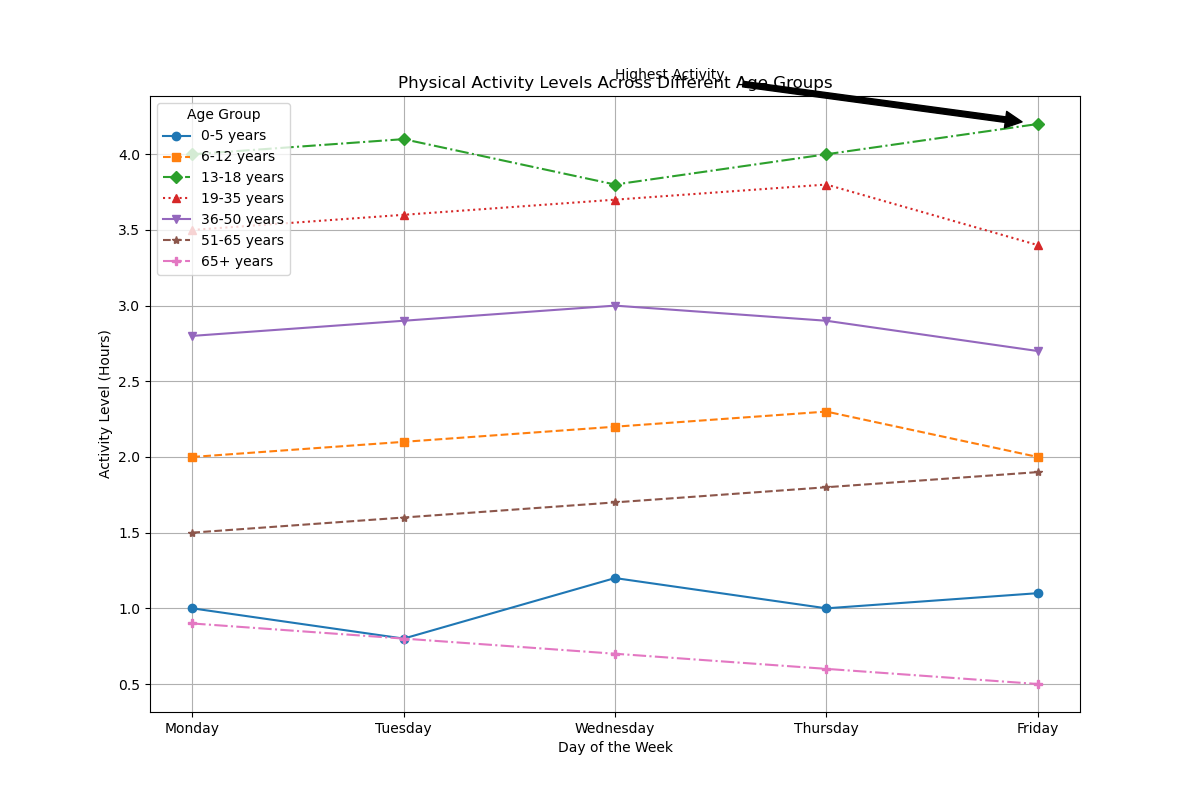

Generate this figure with Python:

import matplotlib.pyplot as plt

data = [
    {'Age Group': '0-5 years', 'Monday': 1.0, 'Tuesday': 0.8, 'Wednesday': 1.2, 'Thursday': 1.0, 'Friday': 1.1},
    {'Age Group': '6-12 years', 'Monday': 2.0, 'Tuesday': 2.1, 'Wednesday': 2.2, 'Thursday': 2.3, 'Friday': 2.0},
    {'Age Group': '13-18 years', 'Monday': 4.0, 'Tuesday': 4.1, 'Wednesday': 3.8, 'Thursday': 4.0, 'Friday': 4.2},
    {'Age Group': '19-35 years', 'Monday': 3.5, 'Tuesday': 3.6, 'Wednesday': 3.7, 'Thursday': 3.8, 'Friday': 3.4},
    {'Age Group': '36-50 years', 'Monday': 2.8, 'Tuesday': 2.9, 'Wednesday': 3.0, 'Thursday': 2.9, 'Friday': 2.7},
    {'Age Group': '51-65 years', 'Monday': 1.5, 'Tuesday': 1.6, 'Wednesday': 1.7, 'Thursday': 1.8, 'Friday': 1.9},
    {'Age Group': '65+ years', 'Monday': 0.9, 'Tuesday': 0.8, 'Wednesday': 0.7, 'Thursday': 0.6, 'Friday': 0.5}
]

days = list(data[0].keys())[1:]

plt.figure(figsize=(12, 8))

markers = ['o', 's', 'D', '^', 'v', '*', 'P']
linestyles = ['-', '--', '-.', ':', '-', '--', '-.']
colors = ['#1f77b4', '#ff7f0e', '#2ca02c', '#d62728', '#9467bd', '#8c564b', '#e377c2']

for age_data, marker, linestyle, color in zip(data, markers, linestyles, colors):
    age_group = age_data['Age Group']
    values = [age_data[day] for day in days]
    
    plt.plot(days, values, marker=marker, linestyle=linestyle, color=color, label=age_group)

plt.legend(title='Age Group', loc='upper left')

plt.title('Physical Activity Levels Across Different Age Groups')
plt.xlabel('Day of the Week')
plt.ylabel('Activity Level (Hours)')

plt.grid(True)

plt.annotate('Highest Activity', xy=('Friday', 4.2), xytext=('Wednesday', 4.5),
             arrowprops=dict(facecolor='black', shrink=0.05))

plt.show()
